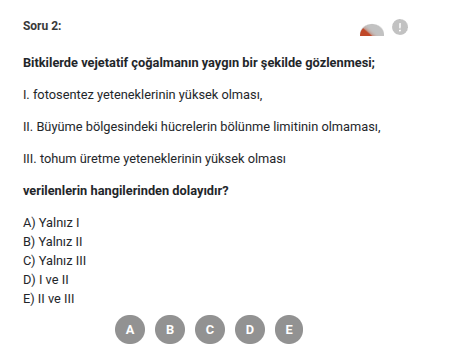
#> input picture sorular/BİY_12_1_1/Soru10_Zor_C.png, 456 x 364 px
$ python -i preprocessor.py   (imports and definitions only)
#> lines starting #> are read from the running program, lines starting #| are printed output that depends on the picture
"""
MEB RAG Sistemi - Image Preprocessor
RAM-only görüntü işleme (diske yazma yok!)
"""
from PIL import Image, ImageEnhance, ImageFilter
from io import BytesIO
from pathlib import Path
from typing import Optional, Tuple, Union
import base64


class ImagePreprocessor:
    """
    Image preprocessing for better OCR/Vision results.

    CRITICAL: All operations in RAM (BytesIO), NO disk I/O!
    This is essential for FastAPI async performance.
    """

    # Target size for vision API (balance quality vs cost)
    MAX_DIMENSION = 2048
    MIN_DIMENSION = 512

    # Quality settings
    JPEG_QUALITY = 85

    def __init__(self):
        pass

    def enhance_for_ocr_memory(
        self,
        image_path: Union[str, Path]
    ) -> Tuple[bytes, str]:
        """
        Enhance image for OCR, operating entirely in memory.

        Args:
            image_path: Path to source image

        Returns:
            Tuple of (enhanced image bytes, base64 string)
        """
        # Load image
        with Image.open(image_path) as img:
#> img is the input picture: PIL image 456x364 RGBA; mean R, G, B, A 245.2, 245.2, 245.3, 255
            return self._enhance_image(img)

    # [17 lines left out: function enhance_from_bytes, not called in this run]

    def _enhance_image(self, img: Image.Image) -> Tuple[bytes, str]:
        """
        Core image enhancement pipeline.

        Steps:
        1. Convert to RGB (handle transparency)
        2. Resize if too large/small
        3. Enhance contrast
        4. Sharpen for text clarity
        5. Convert to bytes
        """
        # Step 1: Convert to RGB
        if img.mode in ('RGBA', 'P'):
            # Handle transparency by adding white background
            background = Image.new('RGB', img.size, (255, 255, 255))
#> background: PIL image 456x364 RGB; every value is 255
            if img.mode == 'RGBA':
                background.paste(img, mask=img.split()[3])
            else:
                background.paste(img)
            img = background
        elif img.mode != 'RGB':
            img = img.convert('RGB')

        # Step 2: Resize if needed
        img = self._resize_if_needed(img)

        # Step 3: Enhance contrast
        enhancer = ImageEnhance.Contrast(img)
        img = enhancer.enhance(1.2)  # 20% more contrast

        # Step 4: Sharpen
        img = img.filter(ImageFilter.SHARPEN)

        # Step 5: Convert to bytes (PNG for lossless)
        buffer = BytesIO()
        img.save(buffer, format='PNG', optimize=True)
        image_bytes = buffer.getvalue()

        # Also return base64 for convenience
        base64_str = base64.b64encode(image_bytes).decode('utf-8')

        return image_bytes, base64_str

    def _resize_if_needed(self, img: Image.Image) -> Image.Image:
        """
        Resize image to optimal dimensions.

        - Too large: Scale down to MAX_DIMENSION
        - Too small: Scale up to MIN_DIMENSION (for better OCR)
        """
        width, height = img.size
#> width = 456; height = 364
        max_dim = max(width, height)
#> max_dim = 456
        min_dim = min(width, height)
#> min_dim = 364

        # Scale down if too large
        if max_dim > self.MAX_DIMENSION:
            ratio = self.MAX_DIMENSION / max_dim
            new_size = (int(width * ratio), int(height * ratio))
            return img.resize(new_size, Image.Resampling.LANCZOS)

        # Scale up if too small (helps OCR)
        if max_dim < self.MIN_DIMENSION and min_dim > 50:
            ratio = self.MIN_DIMENSION / max_dim
#> ratio = 1.12
            new_size = (int(width * ratio), int(height * ratio))
#> new_size = (512, 408)
            return img.resize(new_size, Image.Resampling.LANCZOS)
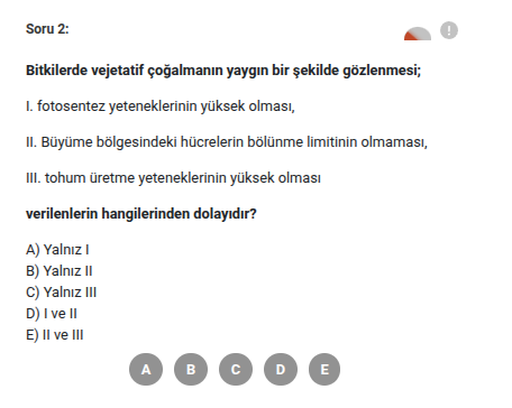
#> returned value: PIL image 512x408 RGB; mean R, G, B 244.8, 244.9, 245

        return img

    # [73 lines left out: functions get_image_info, compress_for_api, not called in this run]

>>> result = ImagePreprocessor().enhance_for_ocr_memory('../../sorular/BİY_12_1_1/Soru10_Zor_C.png')
#> in _enhance_image, `img = enhancer.enhance(1.2)`:
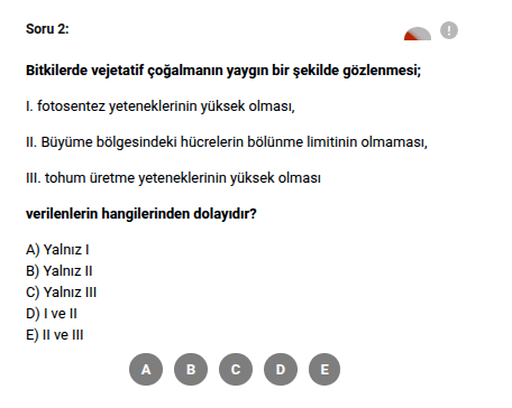
#> img: PIL image 512x408 RGB; mean R, G, B 243.1, 243.1, 243.3
#> in _enhance_image, `img = img.filter(ImageFilter.SHARPEN)`:
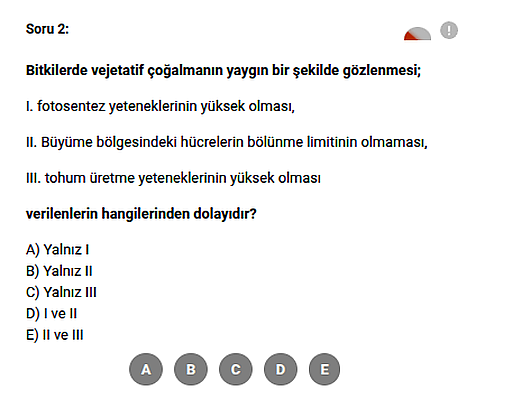
#> img: PIL image 512x408 RGB; mean R, G, B 242.6, 242.6, 242.7

$ run again, on sorular/BİY_12_1_1/Soru7_Zor_C.png
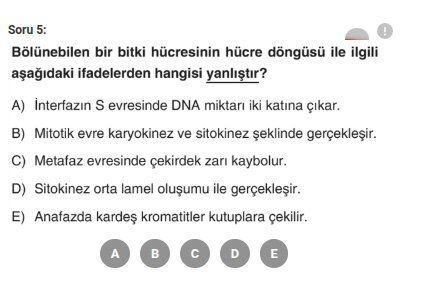
#> input picture sorular/BİY_12_1_1/Soru7_Zor_C.png, 446 x 291 px
#> in enhance_for_ocr_memory, img is the input picture: PIL image 446x291 RGBA; mean R, G, B, A 239.3, 239.1, 239.2, 255
#> in _resize_if_needed, `return img.resize(new_size, Image.Resampling.LANCZOS)`:
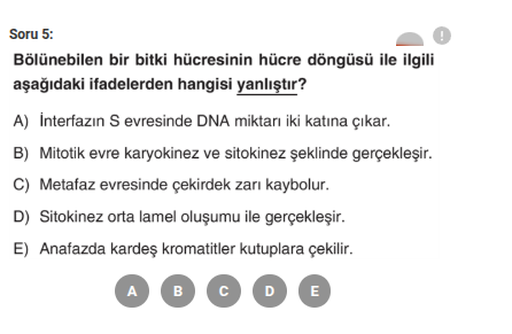
#> returned value: PIL image 512x334 RGB; mean R, G, B 239.1, 238.9, 238.9
#> in _enhance_image, `img = img.filter(ImageFilter.SHARPEN)`:
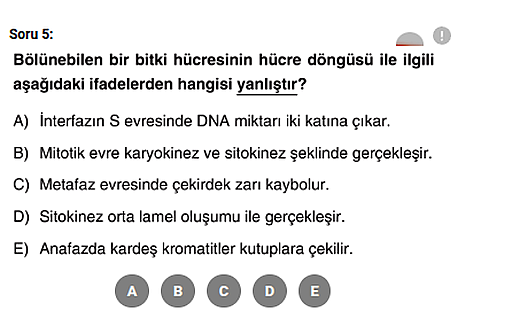
#> img: PIL image 512x334 RGB; mean R, G, B 235.5, 235.4, 235.4

$ run again, on sorular/BİY_12_1_1/Soru8_Zor_C.png
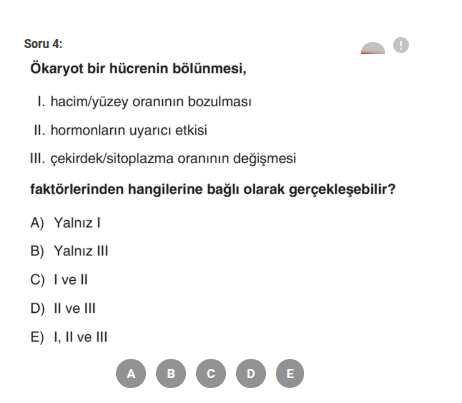
#> input picture sorular/BİY_12_1_1/Soru8_Zor_C.png, 462 x 403 px
#> in enhance_for_ocr_memory, img is the input picture: PIL image 462x403 RGBA; mean R, G, B, A 246.4, 246.3, 246.3, 255
#> in _resize_if_needed, `return img.resize(new_size, Image.Resampling.LANCZOS)`:
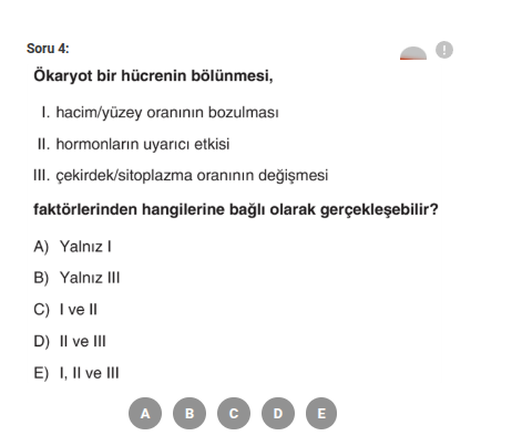
#> returned value: PIL image 512x446 RGB; mean R, G, B 246.3, 246.2, 246.2
#> in _enhance_image, `img = enhancer.enhance(1.2)`:
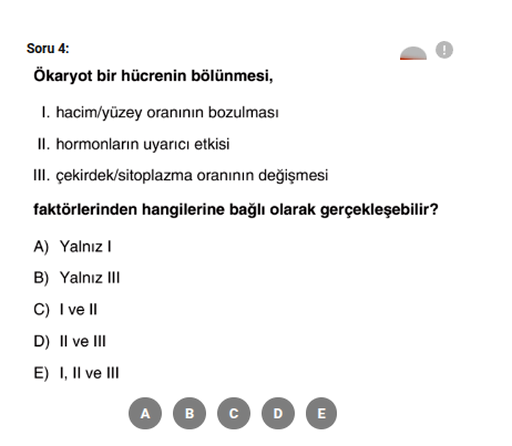
#> img: PIL image 512x446 RGB; mean R, G, B 244.7, 244.6, 244.6

$ run again, on sorular/BİY_12_1_1/Soru9_Zor_C.png
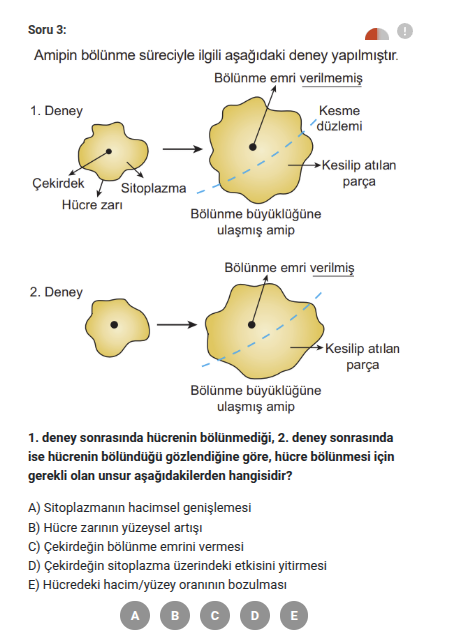
#> input picture sorular/BİY_12_1_1/Soru9_Zor_C.png, 459 x 642 px
#> in enhance_for_ocr_memory, img is the input picture: PIL image 459x642 RGBA; mean R, G, B, A 241.2, 240, 235.4, 255
#> in _enhance_image, `img = enhancer.enhance(1.2)`:
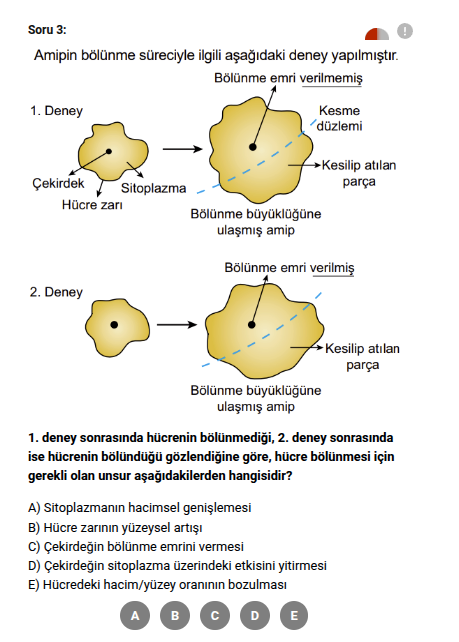
#> img: PIL image 459x642 RGB; mean R, G, B 239, 237.5, 231.9
#> in _enhance_image, `img = img.filter(ImageFilter.SHARPEN)`:
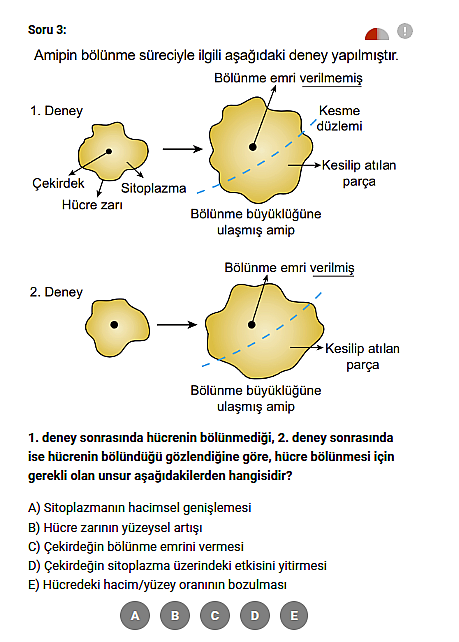
#> img: PIL image 459x642 RGB; mean R, G, B 238.2, 236.7, 231
